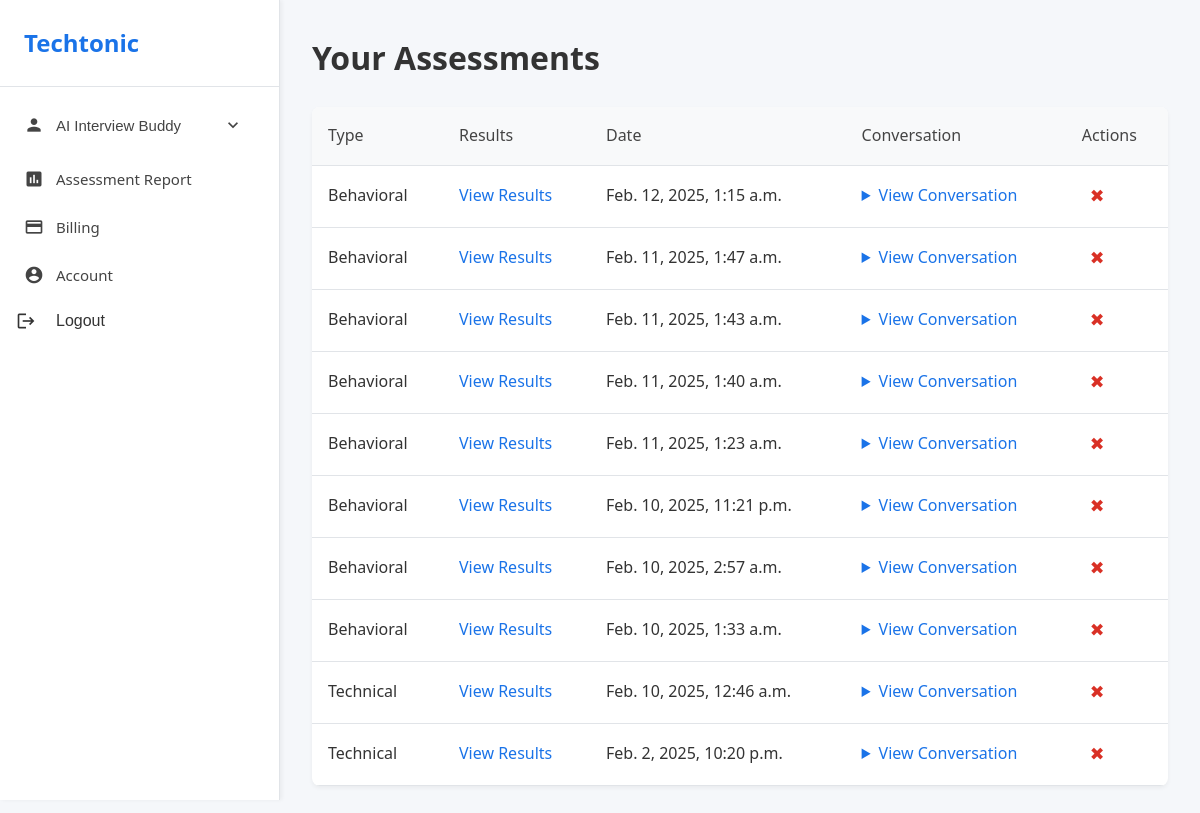
The page /assessments/list/ (signed in) on the database its author committed.
### assessments/models.py (models this page shows, shortened)
class Assessment(models.Model):
    ASSESSMENT_TYPES = [
        ('behavioral', 'Behavioral'),
        ('technical', 'Technical'),
    ]
    user = models.ForeignKey(User, on_delete=models.CASCADE, default=1)
    conversation = models.TextField()
    assessment_type = models.CharField(
        max_length=20,
        choices=ASSESSMENT_TYPES,
        default='technical'
    )
    created_at = models.DateTimeField(auto_now_add=True)
    analysis = models.JSONField(null=True, blank=True)

### assessments/views.py (the view)
# urls.py: path('list/', views.list_interviews, name='list_interviews'),  # New endpoint
@login_required  # Ensures only logged-in users can access this view
def list_interviews(request):
    if request.user.is_authenticated:
        assessments = Assessment.objects.filter(user=request.user).order_by('-created_at')
        return render(request, 'assessments/list_interviews.html', {'assessments': assessments})
    else:
        return render(request, 'assessments/list_interviews.html', {'error': 'You need to log in to view your interviews.'})

### assessments/templates/assessments/list_interviews.html (shortened to what this page needs)
{% extends 'users/base.html' %}
{% block content %}
<div class="content-container">
    <h1>Your Assessments</h1>
    {% if assessments %}
        <table class="assessment-table">
            <thead>
                <tr>
                    <th>Type</th>
                    <th>Results</th>
                    <th>Date</th>
                    <th>Conversation</th>
                    <th>Actions</th>
                </tr>
            </thead>
            <tbody>
                {% for assessment in assessments %}
                <tr id="assessment-{{ assessment.id }}">
                    <td>{{ assessment.get_assessment_type_display }}</td>
                    <td><a href="{% url 'view_analysis' assessment.id %}">View Results</a></td>
                    <td>{{ assessment.created_at }}</td>
                    <td>
                        <details>
                            <summary>View Conversation</summary>
                        </details>
                    </td>
                    <td>
                        <button
                            class="delete-btn"
                            onclick="deleteAssessment({{ assessment.id }})"
                            title="Delete assessment"
                        >✖</button>
                    </td>
                </tr>
                {% endfor %}
            </tbody>
        </table>
    {% else %}
        <p>You have no assessments yet.</p>
    {% endif %}
</div>
{% endblock %}

### users/static/users/css/style.css (style rules this page uses)
* { margin: 0; padding: 0; box-sizing: border-box; }
body { font-family: 'Segoe UI', Tahoma, Geneva, Verdana, sans-serif; background-color: #f5f7fa; color: #333; line-height: 1.6; }
.assessment-table { width: 100%; border-collapse: collapse; margin-top: 1.5rem; background-color: #ffffff; border-radius: 8px; overflow: hidden; box-shadow: 0 2px 4px rgba(0, 0, 0, 0.05); }
.assessment-table th, .assessment-table td { padding: 1rem; text-align: left; border-bottom: 1px solid #e1e4e8; }
.assessment-table th { background-color: #f8f9fa; font-weight: 500; color: #444; }
.assessment-table a { color: #1a73e8; text-decoration: none; font-weight: 500; }
.delete-btn { background: none; border: none; color: #d93025; cursor: pointer; font-size: 1.1rem; padding: 0.25rem 0.5rem; border-radius: 4px; transition: background-color 0.2s; }
details { cursor: pointer; }
details summary { color: #1a73e8; font-weight: 500; }

### rows shown on the page
Assessment: assessment_type "Behavioral", created_at "Feb. 12, 2025, 1:15 a.m."
Assessment: assessment_type "Behavioral", created_at "Feb. 11, 2025, 1:47 a.m."
Assessment: assessment_type "Behavioral", created_at "Feb. 11, 2025, 1:43 a.m."
Assessment: assessment_type "Behavioral", created_at "Feb. 11, 2025, 1:40 a.m."
Assessment: assessment_type "Behavioral", created_at "Feb. 11, 2025, 1:23 a.m."
Assessment: assessment_type "Behavioral", created_at "Feb. 10, 2025, 11:21 p.m."
Assessment: assessment_type "Behavioral", created_at "Feb. 10, 2025, 2:57 a.m."
Assessment: assessment_type "Behavioral", created_at "Feb. 10, 2025, 1:33 a.m."
Assessment: assessment_type "Technical", created_at "Feb. 10, 2025, 12:46 a.m."
Assessment: assessment_type "Technical", created_at "Feb. 2, 2025, 10:20 p.m."
